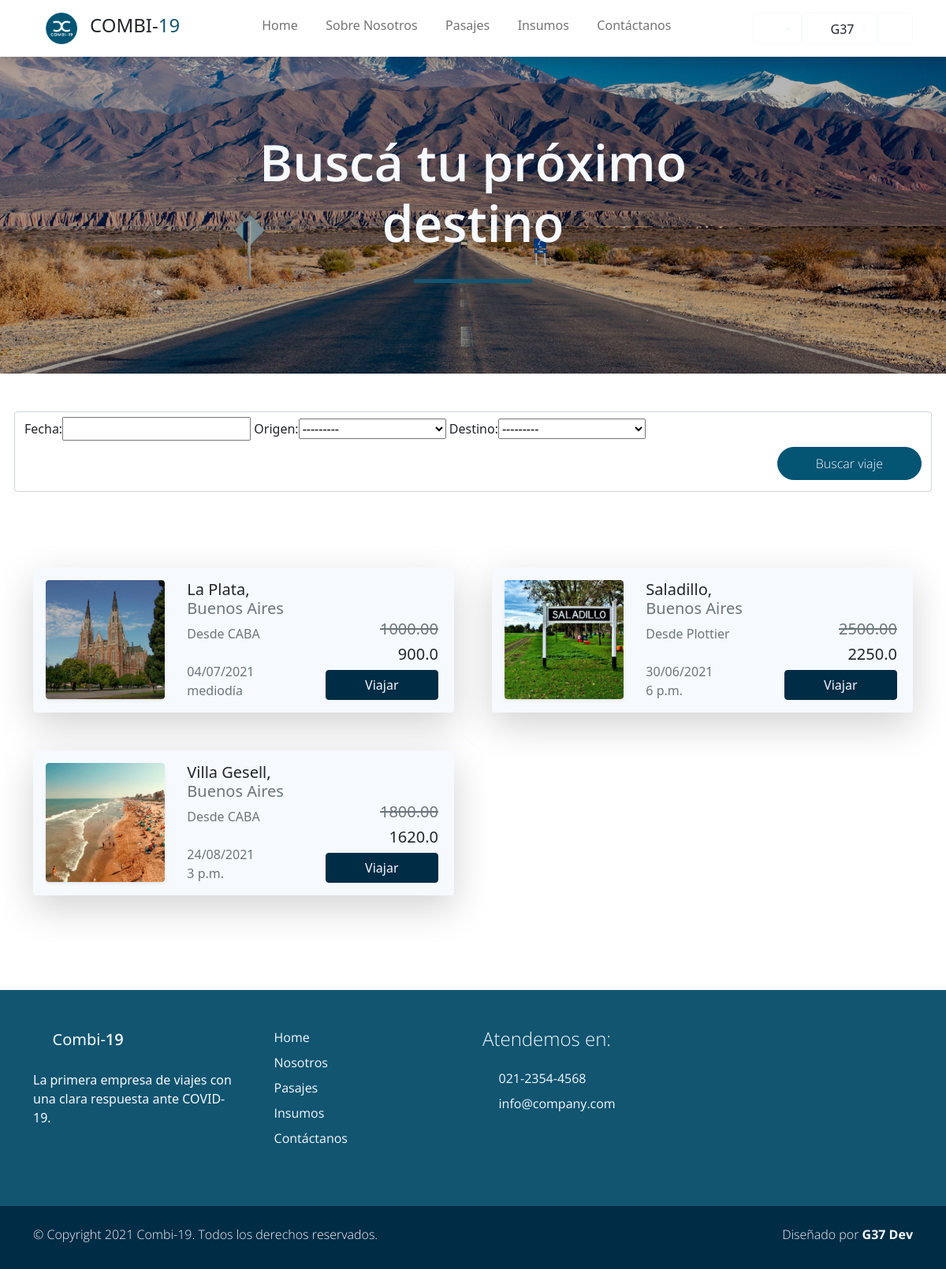
The page /pasajes (signed in) on the database its author committed.
### users/models.py (models this page shows, shortened)
class Account(AbstractBaseUser):
    email               = models.EmailField(verbose_name="email", max_length=60, unique=True)
    dni                 = models.IntegerField(verbose_name="dni", unique=True,)
    first_name          = models.CharField(max_length=30, verbose_name='Nombre')
    last_name           = models.CharField(max_length=30, verbose_name='Apellido')
    date_of_birth       = models.DateField(blank=True, null=True)
    is_GOLD             = models.BooleanField(default=False)
    _is_admin           = models.BooleanField(default=False)
    is_active           = models.BooleanField(default=True)
    is_staff            = models.BooleanField(default=False)
    _is_superuser       = models.BooleanField(default=False)
    objects = MyAccountManager()
    class Meta:
        verbose_name        = "Usuario"
        verbose_name_plural = "Usuarios"
    USERNAME_FIELD = 'email'
    REQUIRED_FIELDS = ['dni', 'first_name', 'last_name', 'date_of_birth']
    @property
    def is_superuser(self):
        return self.is_admin
    @property
    def is_admin(self):
        return self.is_staff

### Combi19App/models.py (models this page shows, shortened)
class Viaje(models.Model):
    fecha         =   models.DateTimeField(blank=True, null=True)
    ruta          =   models.ForeignKey(Ruta, default=None, blank=True, null=True, on_delete=models.CASCADE)
    combi         =   models.ForeignKey(Vehiculo, blank=True, null=True, on_delete=models.CASCADE)
    estado        =   models.BooleanField(default=False)
    precio        =   models.DecimalField(default=None, blank=True, null=True, max_digits=10, decimal_places=2)
    insumo        =   models.ManyToManyField(Insumo,default=None, blank=True,)
    pasajeros     =   models.ManyToManyField(Account, default=None, blank=True,)
    comentarios   =   models.ManyToManyField(Comentario, default=None, blank=True, )
    asientos_ocupados = models.IntegerField(default=0, null=True, blank=True)
    class Meta:
        unique_together = ('fecha', 'combi')

class Ruta(models.Model):
    origen        = models.ForeignKey(Lugar, default=None, on_delete=models.CASCADE, related_name='origen')
    destino       = models.ForeignKey(Lugar, default=None, on_delete=models.CASCADE, related_name='destino')
    nombre        = models.CharField(max_length=30, blank=True, null=True, verbose_name='Nombre de ruta')
    km            = models.IntegerField()
    class Meta:
        unique_together = ('origen', 'destino')

class Lugar(models.Model):
    nombre        = models.CharField(max_length=40, blank=True, null=True, unique=True, verbose_name='Lugar')
    provincia     = models.CharField(max_length=20, blank=True, null=True)
    codigo_postal = models.IntegerField(blank=True, null=True, unique=True)
    imagen        = models.ImageField(upload_to="ciudades", blank=True, null=True)
    class Meta:
        verbose_name_plural = "Lugares"
    def __str__(self):
        return f'{self.nombre}'

### Combi19App/views.py (the view)
# urls.py: path('pasajes', views.pasajes, name="Pasajes"),
@login_required
def pasajes (request):
    viajes = Viaje.objects.all().filter(asientos_ocupados__lt= F('combi__capacidad') )
    miFiltro = ViajeFilter(request.GET, queryset=viajes)
    viajes = miFiltro.qs
    context = {"viajes": viajes, 'miFiltro': miFiltro}
    return render(request, "Combi19App/pasajes.html", context)

### Combi19App/templates/Combi19App/pasajes.html (shortened to what this page needs)
{% extends 'Combi19App/base.html' %}
{% load static %}
{% load bootstrap %}
{% load poll_extras %}
{% block content %}
<div id="work_banner" class="banner-wrapper bg-light w-100 py-5" style="background-image: url({% static 'Combi19App/img/ruta.jpg' %}); ">
    <div class="banner-vertical-center-work container text-light d-flex justify-content-center align-items-center py-5 p-0">
        <div class="banner-content col-lg-8 col-12 m-lg-auto text-center">
            <h1 class="banner-heading h1 display-3 pb-5 semi-bold-600 typo-space-line-center">Buscá tu próximo destino</h1>
        </div>
    </div>
</div>
<section class="py-5 ">
    <div class="container">
        <div class="row gy-5 g-lg-5 ">
                <form class="form-control col-md-5" id="formularioFiltros" method="get" action="#" role="form">
                    {{miFiltro.form|bootstrap}}
                    <div class="col-md-12 col-12 m-auto py-2 text-end">
                        <button type="submit" class="btn btn-secondary rounded-pill px-md-5 px-4 py-2 radius-0 text-light light-300">Buscar viaje</button>
                    </div>
                </form>
        </div>
</section>
<section class="py-5 mb-5">
    <div class="container">
        <div class="row gy-5 g-lg-5 mb-4">
            {% if miFiltro.qs %}
                {%  for v in miFiltro.qs %}
                    <div class="col-xl-6 col-md-12 col-sm-12">
                        <div  class="card bg-light border-0 shadow-lg overflow-hidden">
                            <div class="card-body">
                                <div class="row">
                                    <div class="col-md-4">
                                        <div href="#" class="card border-0 text-white shadow-sm overflow-hidden mx-5 m-sm-0">
                                            <img class="card-img" src="{{v.ruta.destino.imagen.url}}" alt="">
                                        </div>
                                    </div>
                                    <div class=" col-md-4 px-3">
                                        <h5 class="h5 ">{{v.ruta.destino}}, <span class="text-muted">{{v.ruta.destino.provincia}}</span></h2>
                                        <p class="m-0 p-0 text-muted">Desde {{v.ruta.origen}} <i class='p-0 bx bx-map'></i></p>
                                        <br>
                                        <p class="m-0 p-0 text-muted">{{v.fecha|date:"d/m/Y"  }} </p>
                                        <p class="m-0 p-0 text-muted">{{v.fecha | time}} </p>
                                    </div>
                                    <div class="col-md-4 px-3 d-flex  flex-column justify-content-end">
                                        {% if request.user.is_GOLD %}
                                            <span class="h5 text-end text-muted text-decoration-strike" style="text-decoration: line-through;">{{v.precio}} </span>
                                            <span class="h5 text-end">{{v.precio | porcentaje:0.1}}</span>
                                        {% else %}
                                            <p class=" h5 text-end">{{v.precio}}</p>
                                        {% endif %}
                                        <a href="{% url 'Comprar Pasaje' v_id=v.id %}" class="btn btn-primary">Viajar</a>
                                    </div>
                                </div>
                            </div>
                        </div>
                    </div>
                {%  endfor %}
            {% else %}
                    <p>No hay viajes asignados para los datos indicados</p>
            {% endif %}
        </div>
    </div>
</section>
{% endblock %}

### Combi19App/templates/Combi19App/base.html (shortened to what this page needs)
{% load static %}
<!DOCTYPE html>
<html lang="es">
<head>
    {% load static %}
    <link href="{% static 'Combi19App/css/bootstrap.min.css' %}" rel="stylesheet">
    <link href="{% static 'Combi19App/css/boxicon.min.css' %}" rel="stylesheet">
    <link rel="stylesheet" href="{% static 'Combi19App/css/estilos.css' %}">
</head>
<body>
    <nav id="main_nav" class="navbar navbar-expand-lg navbar-light bg-white shadow">
        <div class="container d-flex justify-content-center align-items-center">
            <a class="navbar-brand h1 " href="index.html">
                <a class="navbar-brand" href="#!"><img src="{% static 'Combi19App/img/logo_is_chiquito.png' %}" width="40">
                </a>
                <span class="text-dark h4">COMBI-</span><span class="text-primary h4">19</span></a>
            <div class="align-self-center collapse navbar-collapse flex-fill  d-lg-flex justify-content-lg-between" id="navbar-toggler-success">
                <div class="flex-fill mx-xl-5 mb-2">
                    <ul class="nav navbar-nav d-flex justify-content-between mx-xl-5 text-center text-dark">
                       <li class="nav-item">
                            <a class="nav-link btn-outline-primary rounded-pill px-2" href="{% url 'Home' %}">Home</a>
                        </li>
                        <li class="nav-item">
                            <a class="nav-link btn-outline-primary rounded-pill px-2" href="{% url 'About' %}">Sobre Nosotros</a>
                        </li>
                        <li class="nav-item">
                            <a class="nav-link btn-outline-primary rounded-pill px-2" href="{% url 'Pasajes' %}">Pasajes</a>
                        </li>
                        <li class="nav-item">
                            <a class="nav-link btn-outline-primary rounded-pill px-2" href="{% url 'Insumos' %}">Insumos</a>
                        </li>
                        <li class="nav-item">
                            <a class="nav-link btn-outline-primary rounded-pill px-2" href="{% url 'Contacto' %}">Contáctanos</a>
                        </li>
                    </ul>
                </div>
                <div class="navbar align-self-center">
                    <div class="btn-group" role="group">
                        <div class="btn-group" role="group">
                            <button class="btn btn-outline-light dropdown-toggle" type="button" id="dropdownMenuButton1" data-toggle="dropdown" aria-haspopup="true" aria-expanded="false">
                                <i class='bx bx-help-circle bx-sm bx-tada-hover text-primary'></i>
                            </button>
                        </div>
                    </div>
                    <div class="btn-group" role="group">
                        <div class="btn-group" role="group">
                            <button class="btn btn-outline-light dropdown-toggle" type="button" id="dropdownMenuButton" data-toggle="dropdown" aria-haspopup="true" aria-expanded="false">
                                <i class='bx bx-user-circle bx-sm text-primary'></i>
                                <span class="text-dark">{{ request.user.first_name }}</span>
                            </button>
                        </div>
                    </div>
                    <div>
                        <a class="btn btn-outline-light" href="{% url 'Logout' %}">
                            <i class='bx bx-log-out-circle bx-sm text-primary'></i>
                        </a>
                    </div>
                    </div>
                </div>
            </div>
    </nav>
    <div class="main">
        {% block content %}
        {% endblock content %}
    </div>
    <footer class="bg-primary pt-4">
        <div class="container">
            <div class="row py-4">
                <div class="col-lg-3 col-12 align-left">
                    <a class="navbar-brand" href="index.html">
                        <i class='bx bx-bus bx-sm text-light'></i>
                        <span class="text-light h5">Combi-</span><span class="text-light h5 semi-bold-600">19</span>
                    </a>
                    <p class="text-light my-lg-4 my-2">
                        La primera empresa de viajes con una clara respuesta ante COVID-19.
                    </p>
                    <ul class="list-inline footer-icons light-300">
                        <li class="list-inline-item m-0">
                            <a class="text-light" target="_blank" href="http://facebook.com/">
                                <i class='bx bxl-facebook-square bx-md'></i>
                            </a>
                        </li>
                        <li class="list-inline-item m-0">
                            <a class="text-light" target="_blank" href="https://www.linkedin.com/">
                                <i class='bx bxl-linkedin-square bx-md'></i>
                            </a>
                        </li>
                        <li class="list-inline-item m-0">
                            <a class="text-light" target="_blank" href="https://www.whatsapp.com/">
                                <i class='bx bxl-whatsapp-square bx-md'></i>
                            </a>
                        </li>
                    </ul>
                </div>
                <div class="col-lg-3 col-md-4 my-sm-0 mt-4">
                        <ul class="list-unstyled text-light light-300">
                            <li class="pb-2">
                                <i class='bx-fw bx bxs-chevron-right bx-xs'></i><a class="text-decoration-none text-light"
								href="{% url 'Home' %}">Home</a>
                            </li>
                            <li class="pb-2">
                                <i class='bx-fw bx bxs-chevron-right bx-xs'></i><a class="text-decoration-none text-light py-1"
								href="{% url 'About' %}">Nosotros</a>
                            </li>
                            <li class="pb-2">
                                <i class='bx-fw bx bxs-chevron-right bx-xs'></i><a class="text-decoration-none text-light py-1"
								href="#">Pasajes</a>
                            </li>
                            <li class="pb-2">
                                <i class='bx-fw bx bxs-chevron-right bx-xs'></i></i><a class="text-decoration-none text-light py-1"
								href="#"">Insumos</a>
                            </li>
                            <li class="pb-2">
                                <i class='bx-fw bx bxs-chevron-right bx-xs'></i><a class="text-decoration-none text-light py-1"
								href="#">Contáctanos</a>
                            </li>
                        </ul>
                </div>
                <div class="col-lg-3 col-md-4 my-sm-0 mt-4">
                    <h2 class="h4 pb-lg-3 text-light light-300">Atendemos en:</h2>
                    <ul class="list-unstyled text-light light-300">
                        <li class="pb-2">
                            <i class='bx-fw bx bx-phone bx-xs'></i><a class="text-decoration-none text-light py-1"
							href="tel:010-020-0340">021-2354-4568</a>
                        </li>
                        <li class="pb-2">
                            <i class='bx-fw bx bx-mail-send bx-xs'></i><a class="text-decoration-none text-light py-1"
							href="mailto:info@company.com">info@company.com</a>
                        </li>
                    </ul>
                </div>
            </div>
        </div>
        <div class="w-100 bg-secondary py-3">
            <div class="container">
                <div class="row pt-2">
                    <div class="col-lg-6 col-sm-12">
                        <p class="text-lg-start text-center text-light light-300">
                            © Copyright 2021 Combi-19. Todos los derechos reservados.
                        </p>
                    </div>
                    <div class="col-lg-6 col-sm-12">
                        <p class="text-lg-end text-center text-light light-300">
                            Diseñado por <a rel="sponsored" class="text-decoration-none text-light"
							href="https://cursophp.com.ar/" target="_blank"><strong>G37 Dev</strong></a>
                        </p>
                    </div>
                </div>
            </div>
        </div>
    </footer>

### rows shown on the page
Account: user.first_name "G37"
Viaje: ruta.destino.imagen (picture), ruta.destino "La Plata", ruta.destino.provincia "Buenos Aires", ruta.origen "CABA", fecha "04/07/2021", fecha "mediodía", precio "1000.00", precio|porcentaje "900.0"
Viaje: ruta.destino.imagen (picture), ruta.destino "Saladillo", ruta.destino.provincia "Buenos Aires", ruta.origen "Plottier", fecha "30/06/2021", fecha "6 p.m.", precio "2500.00", precio|porcentaje "2250.0"
Viaje: ruta.destino.imagen (picture), ruta.destino "Villa Gesell", ruta.destino.provincia "Buenos Aires", ruta.origen "CABA", fecha "24/08/2021", fecha "3 p.m.", precio "1800.00", precio|porcentaje "1620.0"
